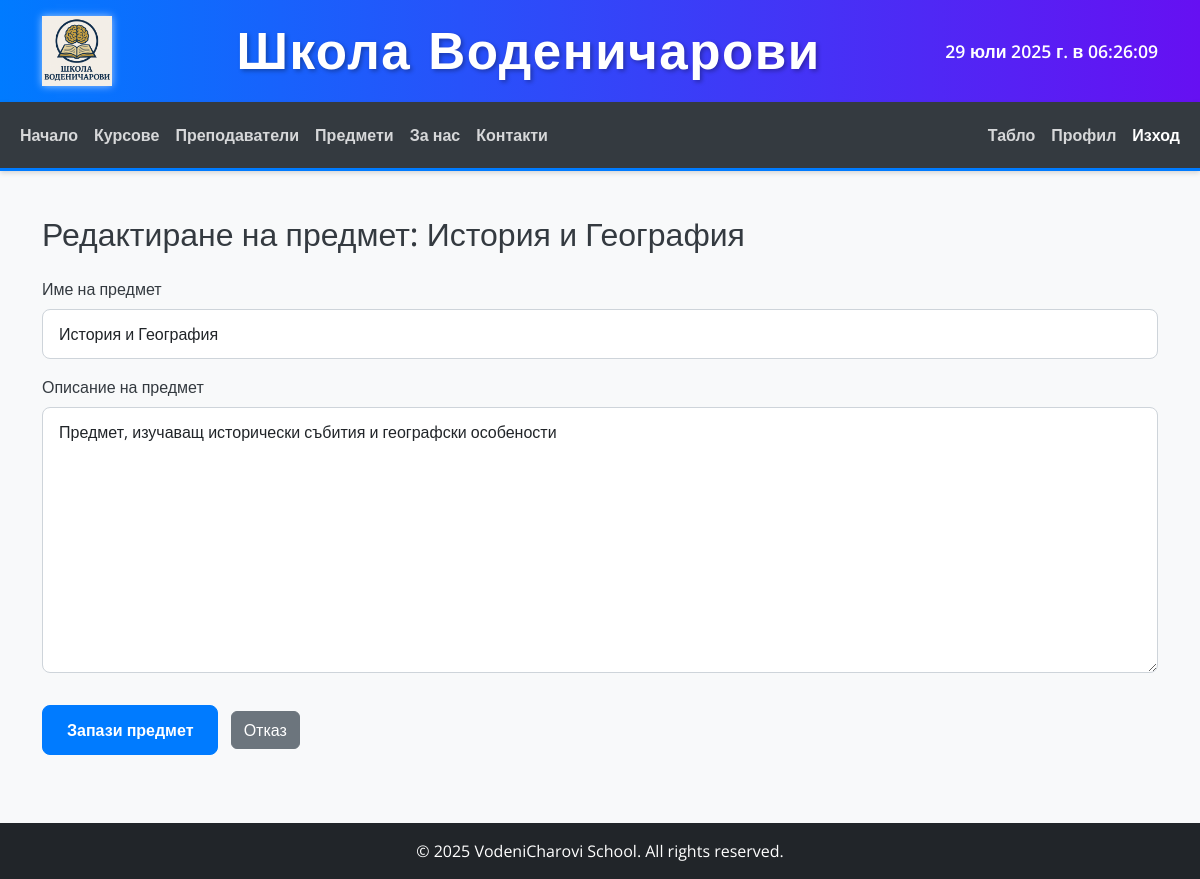
The app's page /subjects/2/edit/ (signed in), older data.
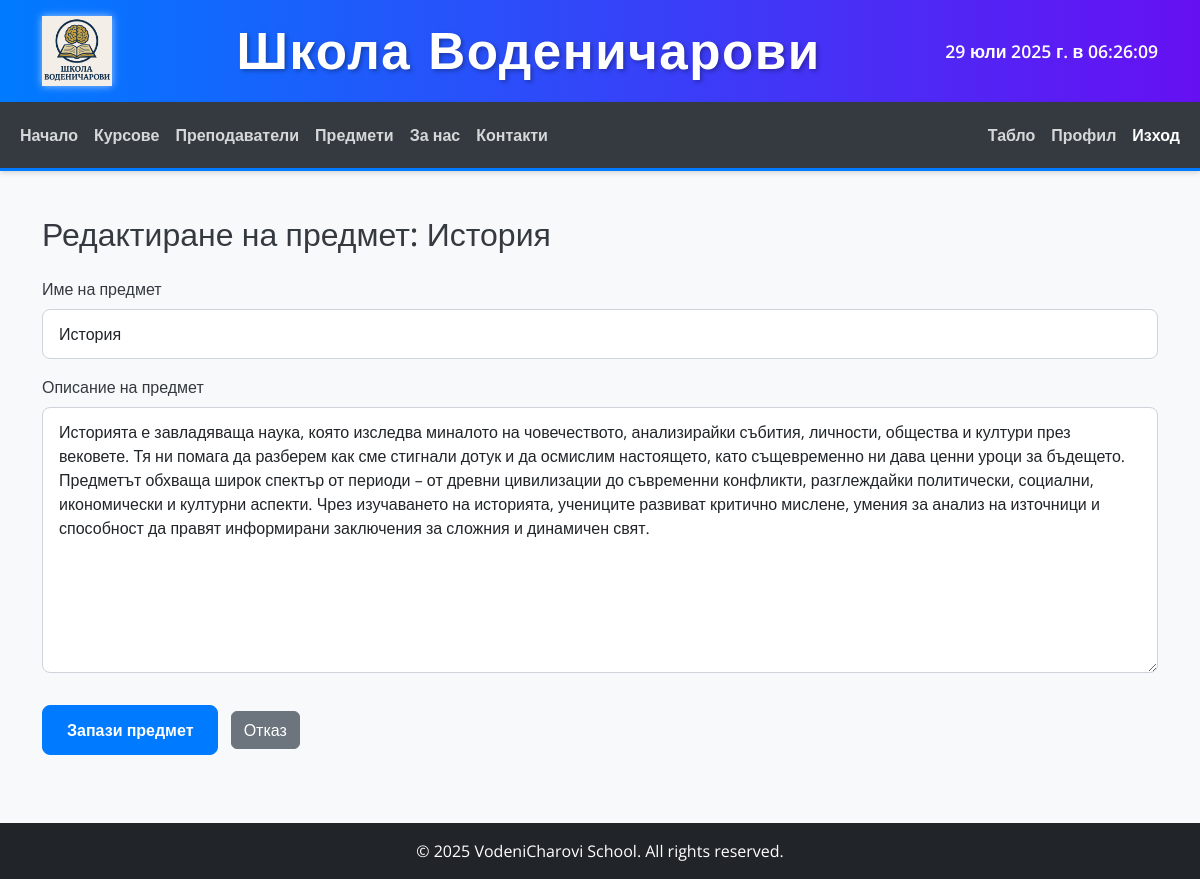
The same page, newer data.
### subjects/models.py (models this page shows, shortened)
class Subject(models.Model):
    name = models.CharField(
        max_length=100,
        unique=True,
        verbose_name="Име на предмет"
    )
    description = models.TextField(
        blank=True,
        null=True,
        verbose_name="Описание"
    )
    image = models.ImageField(
        upload_to='subject_images/',
        blank=True,
        null=True,
        verbose_name="Изображение"
    )
    created_at = models.DateTimeField(
        auto_now_add=True
    )
    updated_at = models.DateTimeField(
        auto_now=True
    )
    class Meta:
        ordering = ['name']
        verbose_name = "Предмет"
        verbose_name_plural = "Предмети"

### subjects/views.py (the view)
# urls.py: path('<int:pk>/edit/', SubjectUpdateView.as_view(), name='subject_update'),
class SubjectUpdateView(PermissionRequiredMixin, UpdateView):
    model = Subject
    form_class = SubjectForm
    template_name = 'subjects/subject_form.html'
    success_url = reverse_lazy('subject_list')
    permission_required = 'subjects.change_subject'
    def get_context_data(self, **kwargs):
        context = super().get_context_data(**kwargs)
        context['form_title'] = f'Редактиране на предмет: {self.object.name}'
        return context

### subjects/forms.py
class SubjectForm(forms.ModelForm):
    class Meta:
        model = Subject
        fields = ['name', 'description']
        labels = {
            'name': 'Име на предмет',
            'description': 'Описание на предмет',
        }
    def __init__(self, *args, **kwargs):
        super().__init__(*args, **kwargs)
        for field_name, field in self.fields.items():
            field.widget.attrs['class'] = 'form-control'

### templates/subjects/subject_form.html (shortened to what this page needs)
{% extends 'base.html' %}
{% block content %}
    <h2 class="mb-4">{{ form_title }}</h2>
    <form method="post">
        {% for field in form %}
            <div class="mb-3">
                <label for="{{ field.id_for_label }}" class="form-label">{{ field.label }}</label>
                {{ field }}
            </div>
        {% endfor %}
        <button type="submit" class="btn btn-primary mt-3">Запази предмет</button>
        <a href="{% url 'subject_list' %}" class="btn btn-secondary mt-3 ms-2">Отказ</a>
    </form>
{% endblock %}

Row changes from the older to the newer data that the page shows:
changed Subject: name "История и География" → "История"; description "Предмет, изучаващ исторически събития и географски особености" → "Историята е завладяваща наука, която изследва миналото на човечеството, анализирайки събития, личности, общества и култури през вековете. Тя ни помага да разберем как сме стигнали дотук и да осмислим настоящето, като същевременно ни дава ценни уроци за бъдещето. Предметът обхваща широк спектър от периоди – от древни цивилизации до съвременни конфликти, разглеждайки политически, социални, икономически и културни аспекти. Чрез изучаването на историята, учениците развиват критично мислене, умения за анализ на източници и способност да правят информирани заключения за сложния и динамичен свят."
Text that changed along with them:
text no longer shown: "Редактиране на предмет: История и География"
text now shown: "Редактиране на предмет: История"
